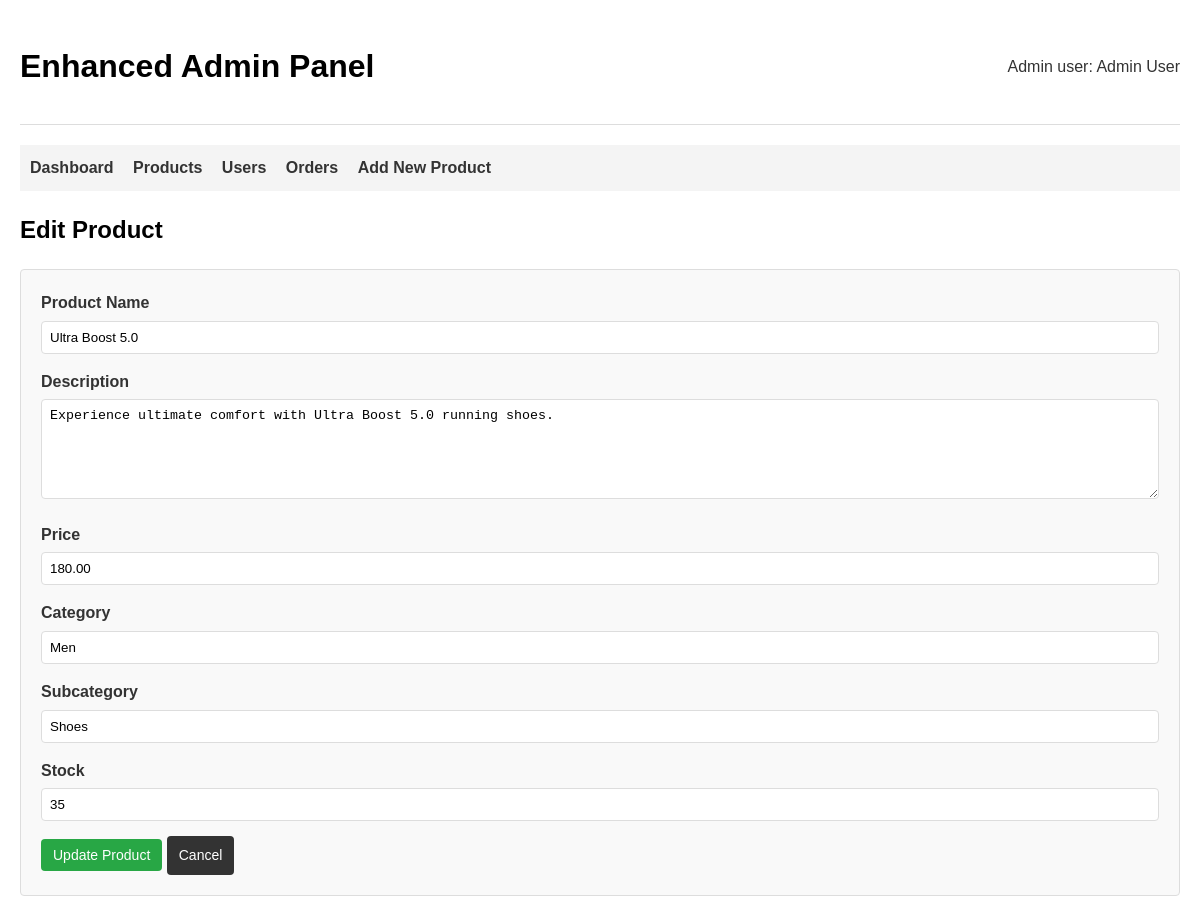
/enhanced_admin.php?action=edit_product&id=2, run on the app's committed database.
### tables this page shows
CREATE TABLE `users` (
  `id` int(11) NOT NULL,
  `first_name` varchar(100) NOT NULL,
  `last_name` varchar(100) NOT NULL,
  `email` varchar(255) NOT NULL,
  `phone` varchar(20) DEFAULT NULL,
  `password` varchar(255) NOT NULL,
  `is_admin` tinyint(1) NOT NULL DEFAULT 0,
  `created_at` timestamp NOT NULL DEFAULT current_timestamp(),
  `updated_at` timestamp NOT NULL DEFAULT current_timestamp() ON UPDATE current_timestamp()
);

CREATE TABLE `products` (
  `id` int(11) NOT NULL,
  `name` varchar(255) NOT NULL,
  `description` text DEFAULT NULL,
  `price` decimal(10,2) NOT NULL,
  `category` varchar(100) NOT NULL,
  `subcategory` varchar(100) DEFAULT NULL,
  `image` varchar(255) DEFAULT NULL,
  `stock` int(11) NOT NULL DEFAULT 0,
  `created_at` timestamp NOT NULL DEFAULT current_timestamp(),
  `updated_at` timestamp NOT NULL DEFAULT current_timestamp() ON UPDATE current_timestamp()
);

### enhanced_admin.php (the view, shortened to what this page needs)
<?php
$db_host = 'localhost';
$db_name = 'adidas_store';
$db_user = 'root';
$db_pass = '';
$action = isset($_GET['action']) ? $_GET['action'] : 'dashboard';
$id = isset($_GET['id']) ? intval($_GET['id']) : 0;
try {
    $conn = new PDO("mysql:host=$db_host;dbname=$db_name", $db_user, $db_pass);
    $conn->setAttribute(PDO::ATTR_ERRMODE, PDO::ERRMODE_EXCEPTION);
    $stmt = $conn->query("SELECT * FROM users WHERE email = 'admin@example.com' AND is_admin = 1");
    $admin = $stmt->fetch(PDO::FETCH_ASSOC);
    echo '<!DOCTYPE html>
    <html lang="en">
    <head>
    </head>
    <body>
        <div class="container">
            <div class="header">
                <h1>Enhanced Admin Panel</h1>
                <div>
                    <p>Admin user: ' . htmlspecialchars($admin['first_name'] . ' ' . $admin['last_name']) . '</p>
                </div>
            </div>
            <div class="nav">
                <a href="?action=dashboard">Dashboard</a>
                <a href="?action=products">Products</a>
                <a href="?action=users">Users</a>
                <a href="?action=orders">Orders</a>
                <a href="?action=add_product">Add New Product</a>
            </div>';
    if ($action === 'dashboard') {
        $userCount = $conn->query("SELECT COUNT(*) FROM users")->fetchColumn();
        $productCount = $conn->query("SELECT COUNT(*) FROM products")->fetchColumn();
        $orderCount = $conn->query("SELECT COUNT(*) FROM orders")->fetchColumn();
        $revenue = $conn->query("SELECT SUM(total_amount) FROM orders WHERE status != 'cancelled'")->fetchColumn() ?: 0;
        echo '<h2>Dashboard</h2>
        <div style="display: flex; justify-content: space-between; margin-bottom: 20px;">
            <div style="flex: 1; background: #f4f4f4; padding: 20px; margin-right: 10px; text-align: center;">
                <h3>' . $userCount . '</h3>
                <p>Total Users</p>
            </div>
            <div style="flex: 1; background: #f4f4f4; padding: 20px; margin-right: 10px; text-align: center;">
                <h3>' . $productCount . '</h3>
                <p>Total Products</p>
            </div>
            <div style="flex: 1; background: #f4f4f4; padding: 20px; margin-right: 10px; text-align: center;">
                <h3>' . $orderCount . '</h3>
                <p>Total Orders</p>
            </div>
            <div style="flex: 1; background: #f4f4f4; padding: 20px; text-align: center;">
                <h3>$' . number_format($revenue, 2) . '</h3>
                <p>Total Revenue</p>
            </div>
        </div>';
        $stmt = $conn->query("
            SELECT o.id, o.total_amount, o.status, o.created_at, u.first_name, u.last_name
            FROM orders o
            JOIN users u ON o.user_id = u.id
            ORDER BY o.created_at DESC
            LIMIT 5
        ");
        $recentOrders = $stmt->fetchAll(PDO::FETCH_ASSOC);
        echo '<h3>Recent Orders</h3>';
        if (count($recentOrders) > 0) {
            echo '<table>
                <tr>
                    <th>Order ID</th>
                    <th>Customer</th>
                    <th>Amount</th>
                    <th>Status</th>
                    <th>Date</th>
                    <th>Actions</th>
                </tr>';
            foreach ($recentOrders as $order) {
                echo '<tr>
                    <td>#' . $order['id'] . '</td>
                    <td>' . htmlspecialchars($order['first_name'] . ' ' . $order['last_name']) . '</td>
                    <td>$' . number_format($order['total_amount'], 2) . '</td>
                    <td>' . ucfirst($order['status']) . '</td>
                    <td>' . date('M j, Y', strtotime($order['created_at'])) . '</td>
                    <td><a href="?action=view_order&id=' . $order['id'] . '" class="btn">View</a></td>
                </tr>';
            }
            echo '</table>';
        } else {
            echo '<p>No recent orders found.</p>';
        }
        $stmt = $conn->query("
            SELECT id, name, stock
            FROM products
            WHERE stock < 10
            ORDER BY stock ASC
            LIMIT 5
        ");
        $lowStockProducts = $stmt->fetchAll(PDO::FETCH_ASSOC);
        echo '<h3>Low Stock Products</h3>';
        if (count($lowStockProducts) > 0) {
            echo '<table>
                <tr>
                    <th>ID</th>
                    <th>Product</th>
                    <th>Stock</th>
                    <th>Actions</th>
                </tr>';
            foreach ($lowStockProducts as $product) {
                echo '<tr>
                    <td>' . $product['id'] . '</td>
                    <td>' . htmlspecialchars($product['name']) . '</td>
                    <td>' . ($product['stock'] == 0 ? '<span style="color: red;">Out of Stock</span>' : $product['stock']) . '</td>
                    <td><a href="?action=edit_product&id=' . $product['id'] . '" class="btn">Edit</a></td>
                </tr>';
            }
            echo '</table>';
        } else {
            echo '<p>No low stock products found.</p>';
        }
    }
    elseif ($action === 'edit_product' && $id > 0) {
        $stmt = $conn->prepare("SELECT * FROM products WHERE id = ?");
        $stmt->execute([$id]);
        $product = $stmt->fetch(PDO::FETCH_ASSOC);
        if ($product) {
            echo '<h2>Edit Product</h2>
            <form method="post">
                <input type="hidden" name="product_action" value="update">
                <input type="hidden" name="product_id" value="' . $product['id'] . '">
                <div class="form-group">
                    <label for="name">Product Name</label>
                    <input type="text" id="name" name="name" value="' . htmlspecialchars($product['name']) . '" required>
                </div>
                <div class="form-group">
                    <label for="description">Description</label>
                    <textarea id="description" name="description">' . htmlspecialchars($product['description']) . '</textarea>
                </div>
                <div class="form-group">
                    <label for="price">Price</label>
                    <input type="number" id="price" name="price" step="0.01" value="' . $product['price'] . '" required>
                </div>
                <div class="form-group">
                    <label for="category">Category</label>
                    <input type="text" id="category" name="category" value="' . htmlspecialchars($product['category']) . '" required>
                </div>
                <div class="form-group">
                    <label for="subcategory">Subcategory</label>
                    <input type="text" id="subcategory" name="subcategory" value="' . htmlspecialchars($product['subcategory']) . '">
                </div>
                <div class="form-group">
                    <label for="stock">Stock</label>
                    <input type="number" id="stock" name="stock" value="' . $product['stock'] . '" required>
                </div>
                <button type="submit" class="btn btn-success">Update Product</button>
                <a href="?action=products" class="btn">Cancel</a>
            </form>';
        } else {
            echo '<p>Product not found.</p>';
            echo '<p><a href="?action=products" class="btn">Back to Products</a></p>';
        }
    }
    echo '</div>
    </body>
    </html>';
} catch (PDOException $e) {
    echo '<h1>Database Error</h1>';
    echo '<p>Error: ' . $e->getMessage() . '</p>';
    echo '<p>Make sure your database connection details are correct.</p>';
    echo '<h2>Database Connection Details</h2>';
    echo '<p>Host: ' . $db_host . '</p>';
    echo '<p>Database: ' . $db_name . '</p>';
    echo '<p>Username: ' . $db_user . '</p>';
    echo '<p>Password: ' . str_repeat('*', strlen($db_pass)) . '</p>';
}
?>

### enhanced_admin.php (style rules this page uses)
body { font-family: Arial, sans-serif; line-height: 1.6; margin: 0; padding: 20px; color: #333; }
h1, h2, h3 { color: #000; }
.container { max-width: 1200px; margin: 0 auto; }
.header { display: flex; justify-content: space-between; align-items: center; margin-bottom: 20px; padding-bottom: 10px; border-bottom: 1px solid #ddd; }
.nav { background: #f4f4f4; padding: 10px; margin-bottom: 20px; }
.nav a { margin-right: 15px; text-decoration: none; color: #333; font-weight: bold; }
.btn { display: inline-block; padding: 8px 12px; background: #333; color: white; border: none; cursor: pointer; text-decoration: none; font-size: 14px; border-radius: 4px; }
.btn-success { background: #28a745; }
form { background: #f9f9f9; padding: 20px; border: 1px solid #ddd; border-radius: 4px; }
.form-group { margin-bottom: 15px; }
label { display: block; margin-bottom: 5px; font-weight: bold; }
input[type="text"], input[type="email"], input[type="number"], input[type="password"], textarea, select { width: 100%; padding: 8px; border: 1px solid #ddd; border-radius: 4px; box-sizing: border-box; }
textarea { height: 100px; }

### data on the page
users: first_name+last_name "Admin User"
products: name "Ultra Boost 5.0", description "Experience ultimate comfort with Ultra Boost 5.0 running shoes.", price "180.00", category "Men", subcategory "Shoes", stock "35"
